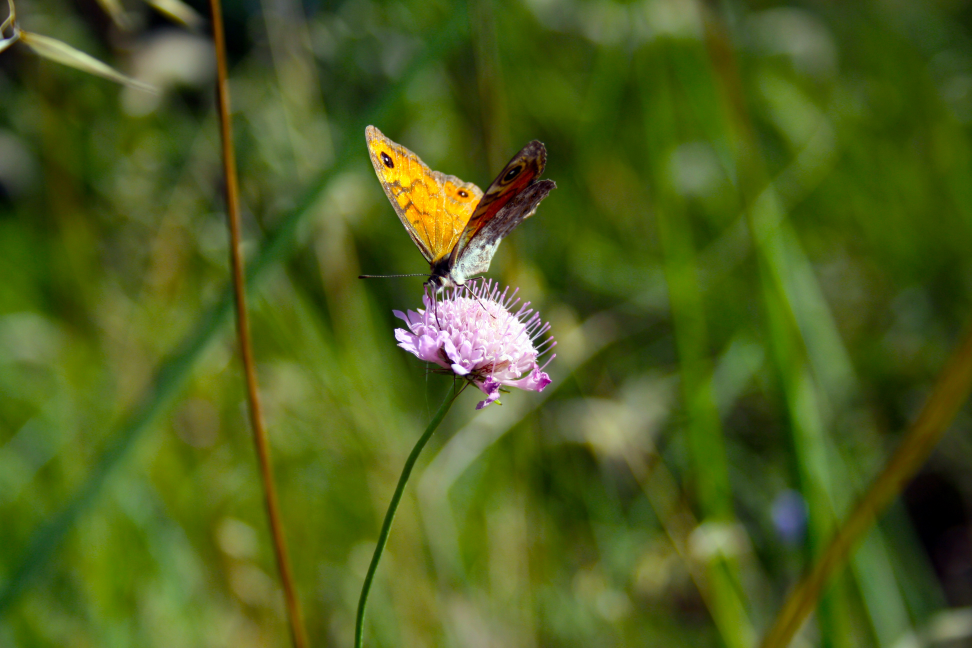
#> input picture kkk.jpg, 3888 x 2592 px (shown at 1/4 size)
$ python odev_1_histogram.py
#> lines starting #> are read from the running program, lines starting #| are printed output that depends on the picture
import numpy as np
import cv2
import matplotlib.pyplot as ml

y_boyut=500
x_boyut=500
foto = cv2.resize(cv2.imread("kkk.jpg",0),(x_boyut,y_boyut))
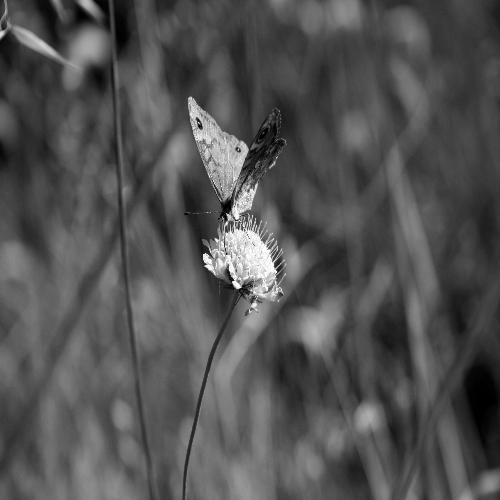
#> foto: shape (500, 500); min 0, max 255, mean 82.4

cv2.imshow("foto",foto)
cv2.waitKey()

hist = np.zeros(256,dtype = int);
for f in range (x_boyut):
    for k in range (y_boyut):
        hist[foto[f,k]] = hist[foto[f,k]] + 1
#> after the loop, hist = 256 values, max 4030 at index 68, min 32 at index 246, mean 976.6

ml.plot(hist)
ml.show();
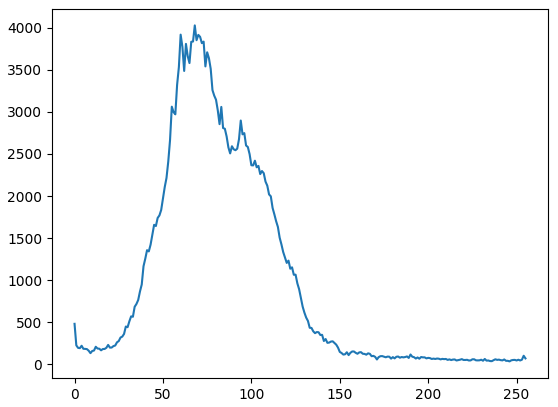
#> figure drawn by matplotlib, 1 panel; curve peaks at x = 68, y = 4030
